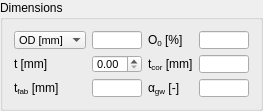
           <widget class="QGroupBox" name="groupBox_4">
            <property name="sizePolicy">
             <sizepolicy hsizetype="Preferred" vsizetype="Preferred">
              <horstretch>0</horstretch>
              <verstretch>0</verstretch>
             </sizepolicy>
            </property>
            <property name="minimumSize">
             <size>
              <width>0</width>
              <height>111</height>
             </size>
            </property>
            <property name="maximumSize">
             <size>
              <width>16777215</width>
              <height>111</height>
             </size>
            </property>
            <property name="font">
             <font>
              <family>Segoe UI</family>
              <pointsize>9</pointsize>
             </font>
            </property>
            <property name="cursor">
             <cursorShape>ArrowCursor</cursorShape>
            </property>
            <property name="title">
             <string>Dimensions</string>
            </property>
            <property name="flat">
             <bool>true</bool>
            </property>
            <layout class="QGridLayout" name="gridLayout_8">
             <item row="0" column="1">
              <widget class="QLineEdit" name="le_D">
               <property name="sizePolicy">
                <sizepolicy hsizetype="MinimumExpanding" vsizetype="Fixed">
                 <horstretch>0</horstretch>
                 <verstretch>0</verstretch>
                </sizepolicy>
               </property>
               <property name="maximumSize">
                <size>
                 <width>50</width>
                 <height>16777215</height>
                </size>
               </property>
               <property name="font">
                <font>
                 <family>Segoe UI</family>
                 <pointsize>8</pointsize>
                </font>
               </property>
               <property name="statusTip">
                <string>Diameter, select either OD or ID  [mm]</string>
               </property>
               <property name="inputMethodHints">
                <set>Qt::ImhFormattedNumbersOnly</set>
               </property>
               <property name="text">
                <string/>
               </property>
               <property name="placeholderText">
                <string notr="true"/>
               </property>
              </widget>
             </item>
             <item row="0" column="2">
              <widget class="QLabel" name="label_Oo_2">
               <property name="font">
                <font>
                 <family>Segoe UI</family>
                 <pointsize>9</pointsize>
                </font>
               </property>
               <property name="cursor">
                <cursorShape>ArrowCursor</cursorShape>
               </property>
               <property name="text">
                <string>&lt;html&gt;&lt;head/&gt;&lt;body&gt;&lt;p&gt;O&lt;span style=&quot; vertical-align:sub;&quot;&gt;0&lt;/span&gt; [%]&lt;/p&gt;&lt;/body&gt;&lt;/html&gt;</string>
               </property>
               <property name="buddy">
                <cstring>le_fo</cstring>
               </property>
              </widget>
             </item>
             <item row="0" column="3">
              <widget class="QLineEdit" name="le_fo">
               <property name="sizePolicy">
                <sizepolicy hsizetype="MinimumExpanding" vsizetype="Fixed">
                 <horstretch>0</horstretch>
                 <verstretch>0</verstretch>
                </sizepolicy>
               </property>
               <property name="maximumSize">
                <size>
                 <width>50</width>
                 <height>16777215</height>
                </size>
               </property>
               <property name="font">
                <font>
                 <family>Segoe UI</family>
                 <pointsize>8</pointsize>
                </font>
               </property>
               <property name="statusTip">
                <string>Out-of-roundness [%]</string>
               </property>
               <property name="inputMethodHints">
                <set>Qt::ImhFormattedNumbersOnly</set>
               </property>
               <property name="text">
                <string/>
               </property>
               <property name="placeholderText">
                <string notr="true"/>
               </property>
              </widget>
             </item>
             <item row="1" column="0">
              <widget class="QLabel" name="label_t_2">
               <property name="font">
                <font>
                 <family>Segoe UI</family>
                 <pointsize>9</pointsize>
                </font>
               </property>
               <property name="text">
                <string>t [mm]</string>
               </property>
               <property name="buddy">
                <cstring>le_t</cstring>
               </property>
              </widget>
             </item>
             <item row="1" column="2">
              <widget class="QLabel" name="tcor_2">
               <property name="font">
                <font>
                 <family>Segoe UI</family>
                 <pointsize>9</pointsize>
                </font>
               </property>
               <property name="text">
                <string>&lt;html&gt;&lt;head/&gt;&lt;body&gt;&lt;p&gt;t&lt;span style=&quot; vertical-align:sub;&quot;&gt;cor&lt;/span&gt; [mm]&lt;/p&gt;&lt;/body&gt;&lt;/html&gt;</string>
               </property>
               <property name="buddy">
                <cstring>le_t_cor</cstring>
               </property>
              </widget>
             </item>
             <item row="1" column="3">
              <widget class="QLineEdit" name="le_t_cor">
               <property name="sizePolicy">
                <sizepolicy hsizetype="MinimumExpanding" vsizetype="Fixed">
                 <horstretch>0</horstretch>
                 <verstretch>0</verstretch>
                </sizepolicy>
               </property>
               <property name="maximumSize">
                <size>
                 <width>50</width>
                 <height>16777215</height>
                </size>
               </property>
               <property name="font">
                <font>
                 <family>Segoe UI</family>
                 <pointsize>8</pointsize>
                </font>
               </property>
               <property name="statusTip">
                <string>Corrosion allowance [mm]</string>
               </property>
               <property name="inputMethodHints">
                <set>Qt::ImhFormattedNumbersOnly</set>
               </property>
               <property name="text">
                <string/>
               </property>
               <property name="placeholderText">
                <string notr="true"/>
               </property>
              </widget>
             </item>
             <item row="2" column="0">
              <widget class="QLabel" name="label_tfab_2">
               <property name="font">
                <font>
                 <family>Segoe UI</family>
                 <pointsize>9</pointsize>
                </font>
               </property>
               <property name="text">
                <string>&lt;html&gt;&lt;head/&gt;&lt;body&gt;&lt;p&gt;t&lt;span style=&quot; vertical-align:sub;&quot;&gt;fab&lt;/span&gt; [mm]&lt;/p&gt;&lt;/body&gt;&lt;/html&gt;</string>
               </property>
               <property name="buddy">
                <cstring>le_t_fab</cstring>
               </property>
              </widget>
             </item>
             <item row="2" column="1">
              <widget class="QLineEdit" name="le_t_fab">
               <property name="sizePolicy">
                <sizepolicy hsizetype="MinimumExpanding" vsizetype="Fixed">
                 <horstretch>0</horstretch>
                 <verstretch>0</verstretch>
                </sizepolicy>
               </property>
               <property name="maximumSize">
                <size>
                 <width>50</width>
                 <height>16777215</height>
                </size>
               </property>
               <property name="font">
                <font>
                 <family>Segoe UI</family>
                 <pointsize>8</pointsize>
                </font>
               </property>
               <property name="statusTip">
                <string>Fabrication tolerance [mm]</string>
               </property>
               <property name="inputMethodHints">
                <set>Qt::ImhFormattedNumbersOnly</set>
               </property>
               <property name="text">
                <string/>
               </property>
               <property name="placeholderText">
                <string notr="true"/>
               </property>
              </widget>
             </item>
             <item row="2" column="2">
              <widget class="QLabel" name="label_alphagw_2">
               <property name="font">
                <font>
                 <family>Segoe UI</family>
                 <pointsize>9</pointsize>
                </font>
               </property>
               <property name="text">
                <string>&lt;html&gt;&lt;head/&gt;&lt;body&gt;&lt;p&gt;α&lt;span style=&quot; vertical-align:sub;&quot;&gt;gw&lt;/span&gt; [-]&lt;/p&gt;&lt;/body&gt;&lt;/html&gt;</string>
               </property>
               <property name="buddy">
                <cstring>le_alpha_gw</cstring>
               </property>
              </widget>
             </item>
             <item row="2" column="3">
              <widget class="QLineEdit" name="le_alpha_gw">
               <property name="sizePolicy">
                <sizepolicy hsizetype="MinimumExpanding" vsizetype="Fixed">
                 <horstretch>0</horstretch>
                 <verstretch>0</verstretch>
                </sizepolicy>
               </property>
               <property name="maximumSize">
                <size>
                 <width>50</width>
                 <height>16777215</height>
                </size>
               </property>
               <property name="font">
                <font>
                 <family>Segoe UI</family>
                 <pointsize>8</pointsize>
                </font>
               </property>
               <property name="statusTip">
                <string>Fabrication factor</string>
               </property>
               <property name="inputMethodHints">
                <set>Qt::ImhFormattedNumbersOnly</set>
               </property>
               <property name="text">
                <string/>
               </property>
               <property name="placeholderText">
                <string notr="true"/>
               </property>
              </widget>
             </item>
             <item row="1" column="1">
              <widget class="QDoubleSpinBox" name="le_t">
               <property name="sizePolicy">
                <sizepolicy hsizetype="MinimumExpanding" vsizetype="Fixed">
                 <horstretch>0</horstretch>
                 <verstretch>0</verstretch>
                </sizepolicy>
               </property>
               <property name="maximumSize">
                <size>
                 <width>50</width>
                 <height>16777215</height>
                </size>
               </property>
               <property name="font">
                <font>
                 <family>Segoe UI</family>
                 <pointsize>8</pointsize>
                </font>
               </property>
               <property name="statusTip">
                <string>Nominal thickness [mm]</string>
               </property>
               <property name="frame">
                <bool>true</bool>
               </property>
               <property name="accelerated">
                <bool>true</bool>
               </property>
               <property name="showGroupSeparator" stdset="0">
                <bool>false</bool>
               </property>
               <property name="prefix">
                <string/>
               </property>
               <property name="maximum">
                <double>999.990000000000009</double>
               </property>
               <property name="singleStep">
                <double>0.100000000000000</double>
               </property>
              </widget>
             </item>
             <item row="0" column="0">
              <widget class="QComboBox" name="cmb_ID_OD_selection">
               <property name="enabled">
                <bool>true</bool>
               </property>
               <property name="sizePolicy">
                <sizepolicy hsizetype="Minimum" vsizetype="Fixed">
                 <horstretch>0</horstretch>
                 <verstretch>0</verstretch>
                </sizepolicy>
               </property>
               <property name="minimumSize">
                <size>
                 <width>60</width>
                 <height>0</height>
                </size>
               </property>
               <property name="font">
                <font>
                 <family>Segoe UI</family>
                 <pointsize>8</pointsize>
                 <weight>50</weight>
                 <italic>false</italic>
                 <bold>false</bold>
                 <kerning>true</kerning>
                </font>
               </property>
               <property name="sizeAdjustPolicy">
                <enum>QComboBox::AdjustToContentsOnFirstShow</enum>
               </property>
               <property name="iconSize">
                <size>
                 <width>16</width>
                 <height>16</height>
                </size>
               </property>
               <property name="duplicatesEnabled">
                <bool>false</bool>
               </property>
               <property name="frame">
                <bool>false</bool>
               </property>
               <item>
                <property name="text">
                 <string>OD [mm]</string>
                </property>
               </item>
               <item>
                <property name="text">
                 <string>ID [mm]</string>
                </property>
               </item>
              </widget>
             </item>
            </layout>
           </widget>
